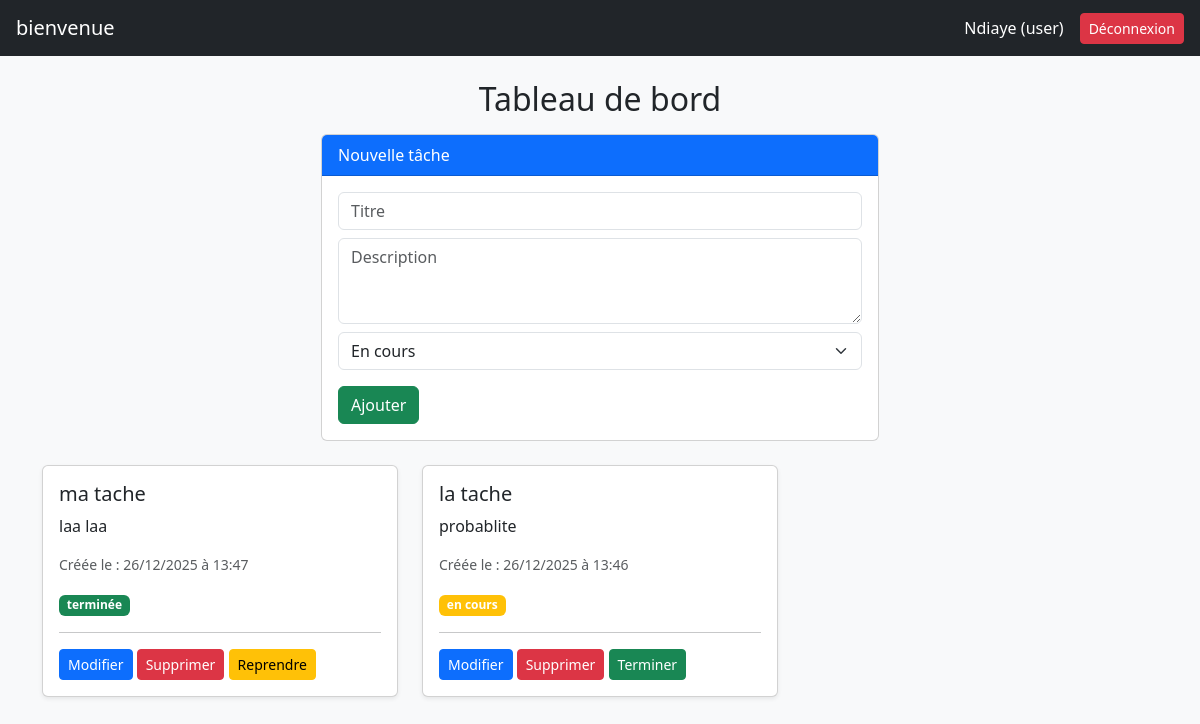
Screenshot of /index.php (signed in) with the database file from the repository.
### tables this page shows
CREATE TABLE `tache` (
  `id_tache` int(11) NOT NULL,
  `titre` varchar(25) NOT NULL,
  `description` varchar(255) DEFAULT NULL,
  `statut` enum('en cours','terminée') DEFAULT 'en cours',
  `date_creation` datetime DEFAULT current_timestamp(),
  `id_utilisateur` int(11) DEFAULT NULL
);

### actions.php (called while the page is built, shortened)
<?php
include 'db.php';
$stmt = $pdo->prepare("SELECT * FROM tache ORDER BY date_creation DESC");
$stmt->execute();
$taches = $stmt->fetchAll();
$tache_a_modifier = null;
?>

### index.php (the view, shortened to what this page needs)
<?php include 'includes/header.php'; ?>
<?php include 'actions.php'; ?>
<!DOCTYPE html>
<html lang="fr">
<head>
<link href="https://cdn.jsdelivr.net/npm/bootstrap@5.3.2/dist/css/bootstrap.min.css" rel="stylesheet">
</head>
<body class="bg-light">
<div class="container mt-4">
<h2 class="mb-3 text-center">Tableau de bord</h2>
<div class="card mb-4 col-md-6 offset-3">
  <div class="card-header bg-primary text-white"><?= $tache_a_modifier ? "Modifier" : "Nouvelle tâche" ?></div>
  <div class="card-body">
    <form method="POST" action="actions.php">
      <input type="text" name="titre" class="form-control mb-2" placeholder="Titre" required value="<?= $tache_a_modifier['titre'] ?? '' ?>">
      <textarea name="description" class="form-control mb-2" rows="3" placeholder="Description"><?= $tache_a_modifier['description'] ?? '' ?></textarea>
      <select name="statut" class="form-select mb-3">
        <option value="en cours" <?= ($tache_a_modifier['statut'] ?? '') == "en cours" ? "selected" : "" ?>>En cours</option>
      </select>
      <button class="btn btn-success"><?= $tache_a_modifier ? "Modifier" : "Ajouter" ?></button>
    </form>
  </div>
</div>
<div class="row">
<?php foreach ($taches as $tache): ?>
  <div class="col-md-4">
    <div class="card mb-3 shadow-sm">
      <div class="card-body">
        <h5><?= htmlspecialchars($tache['titre']) ?></h5>
        <p><?= htmlspecialchars($tache['description']) ?></p>
        <p class="text-muted small">Créée le : <?= date('d/m/Y à H:i', strtotime($tache['date_creation'])) ?></p>
        <span class="badge bg-<?= $tache['statut']=="terminée"?"success":"warning" ?>"><?= $tache['statut'] ?></span>
        <hr>
        <a href="index.php?modifier=<?= $tache['id_tache'] ?>" class="btn btn-sm btn-primary">Modifier</a>
        <a href="actions.php?supprimer=<?= $tache['id_tache'] ?>" class="btn btn-sm btn-danger" onclick="return confirm('Supprimer cette tâche ?');">Supprimer</a>
        <?php if ($tache['statut']=="en cours"): ?>
          <a href="actions.php?terminer=<?= $tache['id_tache'] ?>" class="btn btn-sm btn-success">Terminer</a>
        <?php else: ?>
          <a href="actions.php?reprendre=<?= $tache['id_tache'] ?>" class="btn btn-sm btn-warning">Reprendre</a>
        <?php endif; ?>
      </div>
    </div>
  </div>
<?php endforeach; ?>
</div>
</div>
</body>
</html>

### rows the page displays
tache: titre "ma tache", description "laa laa", date_creation "26/12/2025 à 13:47", statut "terminée"
tache: titre "la tache", description "probablite", date_creation "26/12/2025 à 13:46", statut "en cours"

### other values shown
$_SESSION['nom'] "Ndiaye"
$_SESSION['profil'] "user"
